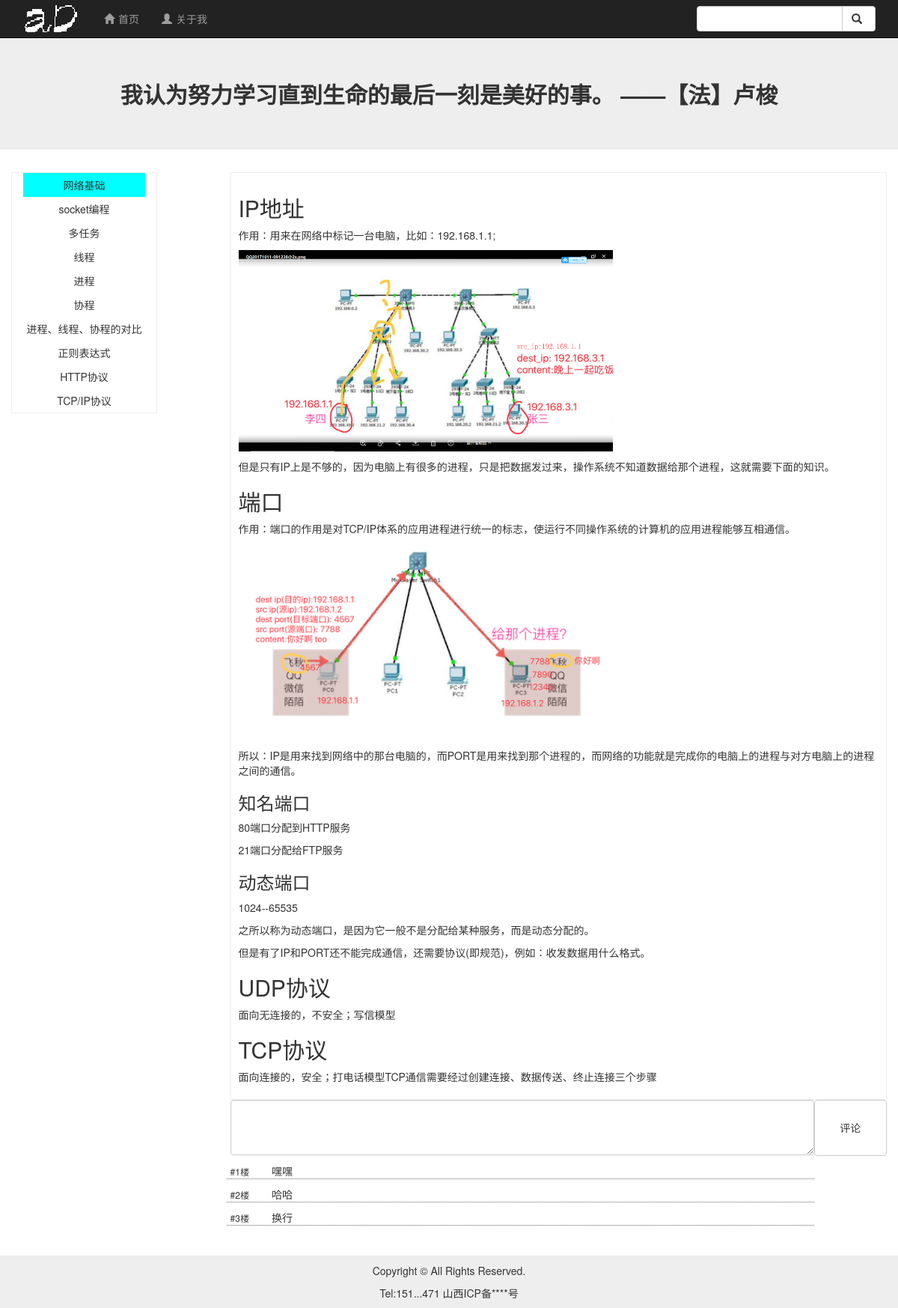
The page /blog/tag_detail/2/ on the database its author committed.
### blog/models.py (models this page shows, shortened)
class NoteInfo(models.Model):
    title = models.CharField(max_length=20)
    content = RichTextUploadingField()
    pub_date = models.DateField(default="2019-12-11")
    tag = models.ForeignKey(TagInfo, on_delete=models.CASCADE)

class CommentInfo(models.Model):
    content = models.TextField()
    NoteInfo = models.ForeignKey(NoteInfo, on_delete=models.CASCADE)

### blog/views.py (the view)
# urls.py: path('tag_detail/<int:tag_id>/', views.tag_detail),
def tag_detail(request, tag_id):
    notes = NoteInfo.objects.filter(tag_id=tag_id)
    show_note = notes[0]
    comments = show_note.commentinfo_set.all().order_by('-id')
    return render(request, 'blog/detail.html', {'show_note': show_note,'notes': notes, 'comments':comments})

### templates/blog/detail.html (shortened to what this page needs)
<!DOCTYPE html>
<html lang="en">
<head>
	<link rel="stylesheet" href="/static/css/bootstrap.min.css">
	<link rel="stylesheet" href="/static/css/index.css">
    <link rel="stylesheet" href="/static/css/googlecode.css">
    <link rel="stylesheet" href="/static/css/detail.css">
</head>
<body>
	<div class="navbar navbar-inverse navbar-static-top">
		<div class="container">
			<div class="navbar-header">
				<a href="#" class="navbar-brand"><img src="/static/images/logo.png" alt=""></a>
			</div>
			<div class="collapse navbar-collapse" id="mymenu">
				<ul class="nav navbar-nav">
					<li><a href="/blog/index/"><span class="glyphicon glyphicon-home"></span>首页</a></li>
					<li><a href="#"><span class="glyphicon glyphicon-user"></span>关于我</a></li>
				</ul>
				<form action="" class="navbar-form navbar-right">
					<div class="form-group">
						<div class="input-group">
							<input type="text" class="form-control">
							<span class="input-group-btn">
								<button class="btn btn-default"><span class="glyphicon glyphicon-search"></span></button>
							</span>
						</div>
					</div>
				</form>
			</div>
		</div>
	</div>
	<div class="jumbotron">
		<div class="container">
			<div class="row">
				<h4 class="hope text-center" style="font-weight: bold; font-size: 30px;">我认为努力学习直到生命的最后一刻是美好的事。 ——【法】卢梭
				</h4>
			</div>
		</div>
	</div>
	<div class="container article-container">
		<div class="row">
            <div class="col-lg-2 col-md-2 catalog">
                <ul id="catalog_ul">
                    {% for note in notes %}
                        {% if note.id == show_note.id %}
                            <li id="note_link{{ note.id }}" class="active">{{ note.title }}</li>
                        {% else %}
                            <li id="note_link{{ note.id }}">{{ note.title }}</li>
                        {% endif %}
                    {% endfor %}
                </ul>
			</div>
			<div class="col-lg-9  col-lg-offset-1 col-md-9 col-md-offset-1 col-sm-12 col-xs-12 note">
                {{ show_note.content | safe }}
			</div>
		</div>
	</div>
    <div class="container comment-container">
		<div class="row">
            <div class="col-lg-8 col-lg-offset-3"><textarea class="form-control comment-content" rows="3"></textarea></div>
			<div class="col-lg-1"><button class="btn btn-default comment-btn"><span>评论</span></button></div>
		</div>
        <div class="row">
            <div class="col-lg-8 col-lg-offset-3">
                <ul class="comment list-inline">
                    {% for i in comments %}
                        <li><span>#{{ forloop.counter }}楼</span>{{ i.content }}</li>
                    {% endfor %}
                </ul>
            </div>
        </div>
	</div>
	<div class="footer">
		<div class="container">
			<div class="row">
				<p>Copyright © All Rights Reserved.</p>
		        <p>Tel:151...471 山西ICP备****号</p>
			</div>
		</div>
	</div>
</body>

### static/css/index.css (style rules this page uses)
.navbar-brand { padding: 6px 15px; }
.glyphicon { margin-right: 5px; }
.navbar { margin-bottom: 0; }
.footer { padding-top: 10px; margin-top: 30px; background-color: #eee; text-align: center; }

### static/css/detail.css (style rules this page uses)
.jumbotron { margin-bottom: 0; }
.article-container { height: 520px; margin-top: 30px; }
.note { padding: 10px; background-color: #fff; border: 1px solid #eee; }
.catalog { background-color: #fff; border: 1px solid #eee; }
.catalog ul { margin: 0; padding: 0; list-style: none; }
.catalog ul li { text-align: center; height: 32px; line-height: 32px; white-space: nowrap; overflow: hidden; text-overflow: ellipsis; color: #333; }
.active { background-color: cyan; }
.comment-container .col-lg-8 { padding-left: 0; padding-right: 0; }
.comment-container .col-lg-1 { padding-left: 0; padding-right: 0; }
.comment-container .btn-default { height: 75px; width: 100%; }
.comment li { margin-top: 10px; display: block; border-bottom: 1px dotted #666; }
.comment li span { margin-right: 30px; font-size: 12px; }

### rows shown on the page
NoteInfo: title "网络基础", content "IP地址 作用：用来在网络中标记一台电脑，比如：192.168.1.1; 但是只有IP上是不够的，因为电脑上有很多的进程，只是把数据发过来，操作系统不知道数据给那个进程，这就需要下面的知识。 端口 作用：端口的作用是对TCP/IP体系的应用进程进行统一的标志，使运行不同操作系统的计算机的应用进程能够互相通信。 所以：IP是用来找到网络中的那台电脑的，而PORT是用来找到那个进程的，而网络的功能就是完成你的电脑上的进程与对方电脑上的进程之间的通信。 知名端口 80端口分配到HTTP服务 21端口分配给FTP服务 动态端口 1024--65535 之所以称为动态端口，是因为它一般不是分配给某种服务，而是动态分配的。 但是有了IP和PORT还不能完成通信，还需要协议(即规范)，例如：收发数据用什么格式。 UDP协议 面向无连接的，不安全；写信模型 TCP协议 面向连接的，安全；打电话模型TCP通信需要经过创建连接、数据传送、终止连接三个步骤", content (picture)
NoteInfo: title "socket编程"
NoteInfo: title "多任务"
NoteInfo: title "线程"
NoteInfo: title "进程"
NoteInfo: title "协程"
NoteInfo: title "进程、线程、协程的对比"
NoteInfo: title "正则表达式"
NoteInfo: title "HTTP协议"
NoteInfo: title "TCP/IP协议"
CommentInfo: content "嘿嘿"
CommentInfo: content "哈哈"
CommentInfo: content "换行"
